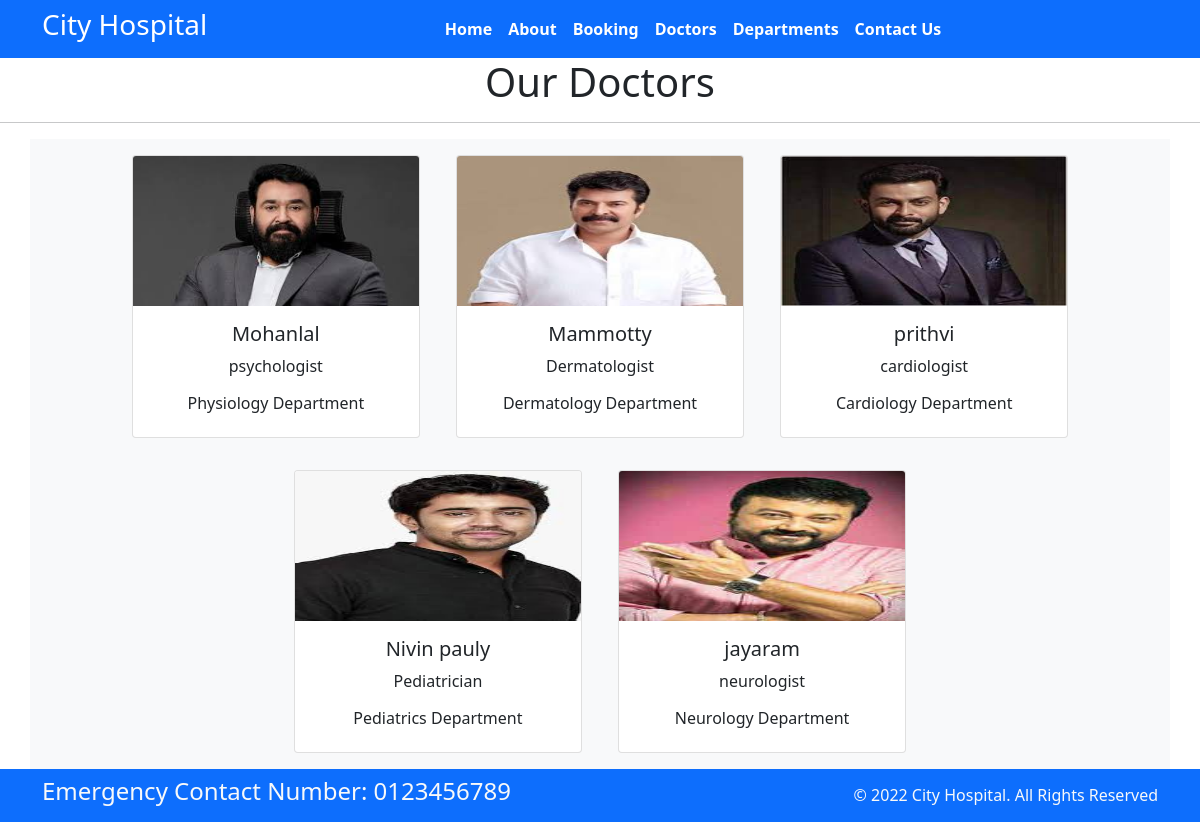
Page /doctors on the committed database.
### home/models.py (models this page shows, shortened)
class Doctors(models.Model):
    doc_name = models.CharField(max_length=255)
    doc_spec = models.CharField(max_length=255)
    dep_name = models.ForeignKey(Departments,on_delete=models.CASCADE)
    doc_image = models.ImageField(upload_to='doctors')

class Departments(models.Model):
    dep_name = models.CharField(max_length=100)
    dep_description = models.TextField()
    def __str__(self):
        return self.dep_name

### home/views.py (the view)
# urls.py: path('doctors', views.doctors, name='doctors'),
def doctors(request):
    dict_docs = {
        'doctors' : Doctors.objects.all()
    }
    return render(request,'doctors.html', dict_docs)

### templates/doctors.html (shortened to what this page needs)
{% extends 'base.html' %}
{% block content%}
<h1 class="text-center">Our Doctors</h1>
<hr>
<div class="container text-center bg-light">
{% for d in doctors %}
<div class="card text-center mx-3 my-3" style="width: 18rem; display:inline-block">
    <img src="{{d.doc_image.url}}" style="height:150px;" class="card-img-top" alt="...">
    <div class="card-body">
      <h5 class="card-title">{{d.doc_name}}</h5>
      <p class="card-text">{{d.doc_spec}}</p>
      <h6>{{d.dep_name}} Department</h6>
    </div>
  </div>
{% endfor %}
</div>
{% endblock %}

### templates/base.html (shortened to what this page needs)
{% load static  %}
<!DOCTYPE html>
<html>
  <head>
    <link rel="stylesheet"
      href=" https://cdn.jsdelivr.net/npm/bootstrap@5.1.3/dist/css/bootstrap.min.css ">
    <link rel="stylesheet"
      href="https://use.fontawesome.com/releases/v5.2.0/css/all.css">
      <link rel="stylesheet"
      href="{% static '/css/style.css' %}">
  </head>
  <body>
    <nav class="navbar bg-primary navbar-expand-md ">
      <div class="container">
        <div class="col-2 text-left pl-md-0">
          <h3 class="text-white"> City Hospital </h3>
        </div>
        <div
          class="collapse navbar-collapse justify-content-center col-md-8 navbar-collapse-3">
          <ul class="navbar-nav justify-content-center  fw-bold">
            <li class="nav-item active">
              <a class="nav-link text-white" href="{% url 'home' %}">Home </a>
            </li>
            <li class="nav-item">
              <a class="nav-link text-white" href="{% url 'about' %}">About</a>
            </li>
            <li class="nav-item">
              <a class="nav-link text-white" href="{% url 'booking' %}">Booking</a>
            </li>
            <li class="nav-item">
              <a class="nav-link text-white" href="{% url 'doctors' %}">Doctors</a>
            </li>
			 <li class="nav-item">
              <a class="nav-link text-white" href="{% url 'department' %}">Departments</a>
            </li>
            <li class="nav-item">
              <a class="nav-link text-white" href="{% url 'contact' %}">Contact Us</a>
            </li>
          </ul>
        </div>
      </div>
    </nav>
    {% block content%}
    {% endblock %}
    <section class="">
      <footer class="pt-2 pb-2  bg-primary text-light">
        <div class="container">
          <div class="row align-items-center">
            <div class="col-12 col-md-8">
              <h4>Emergency Contact Number: 0123456789</h4>
            </div>
            <div class="col-12 col-md-4 mt-4 mt-md-0 text-center text-md-end">
              © 2022 City Hospital. All Rights Reserved
            </div>
          </div>
        </div>
      </footer>
    </section>
  </body>
</html>

### rows in the picture
Doctors: doc_image (picture), doc_name "Mohanlal", doc_spec "psychologist", dep_name "Physiology"
Doctors: doc_image (picture), doc_name "Mammotty", doc_spec "Dermatologist", dep_name "Dermatology"
Doctors: doc_image (picture), doc_name "prithvi", doc_spec "cardiologist", dep_name "Cardiology"
Doctors: doc_image (picture), doc_name "Nivin pauly", doc_spec "Pediatrician", dep_name "Pediatrics"
Doctors: doc_image (picture), doc_name "jayaram", doc_spec "neurologist", dep_name "Neurology"
